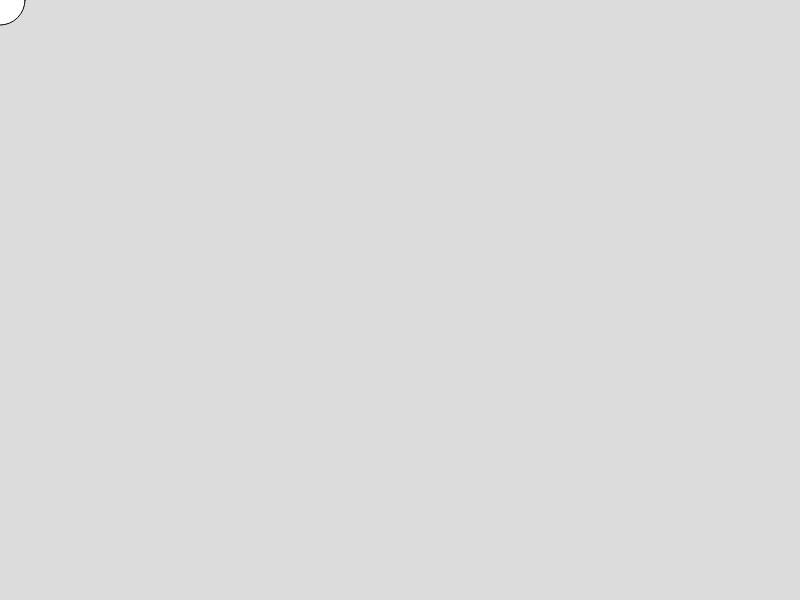
Frame 1 (no input)
Frame 60 (no input): identical to frame 1, image omitted
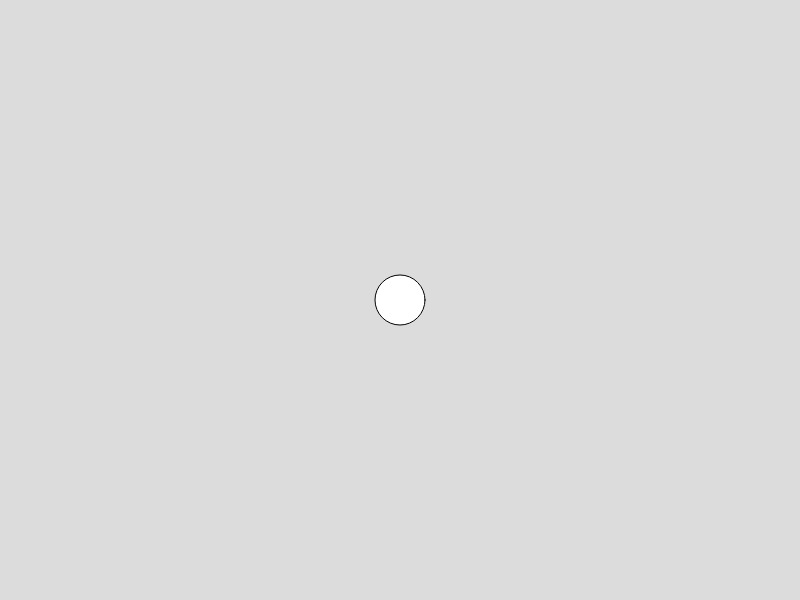
Frame 120 (the mouse pressed at the canvas centre since frame 60)

The p5.js sketch that drew these frames (run headless with seeded random() and noise() and a simulated clock; from frame 60 on, the mouse is pressed at the canvas centre):

// p5.js sketch
// ── sketch.js
function setup() {
    createCanvas(800, 600);
}

function draw() {
    background(220);
    circle(mouseX, mouseY, 50);

}
